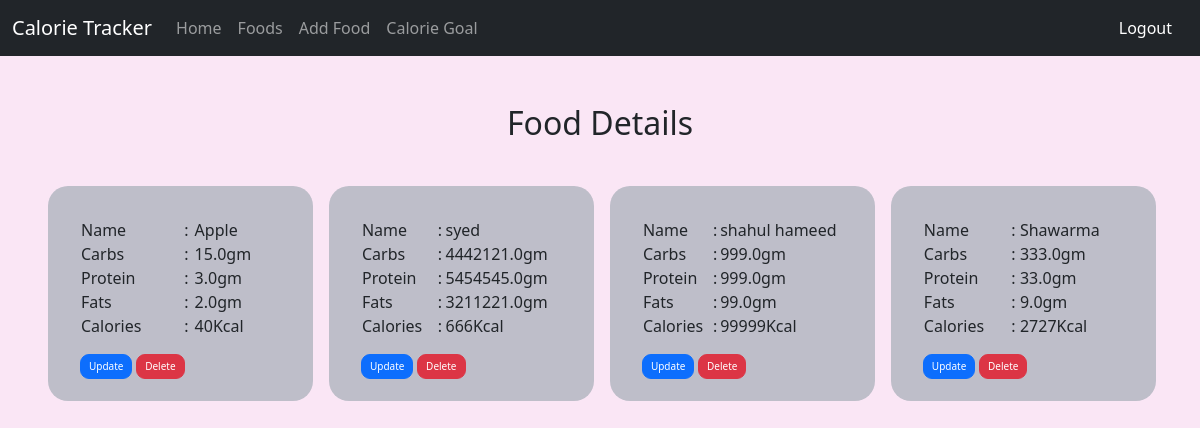
Screenshot of /view_food (signed in) with the database file from the repository.
### myapp/models.py (models this page shows, shortened)
class Food(models.Model):
    user = models.ForeignKey(User, on_delete=models.CASCADE, default=None)
    name = models.CharField(max_length=100)
    carbs = models.FloatField()
    protein = models.FloatField()
    fats = models.FloatField()
    calories = models.IntegerField()

### myapp/views.py (the view)
# urls.py: path('view_food', views.food, name="food"),
def food(request):
    food = Food.objects.all()
    return render(request, 'myapp/food.html', {'food':food})

### myapp/templates/myapp/food.html (shortened to what this page needs)
{% extends 'myapp/base.html' %}
{% block content %}
    <h2 style="text-align:center">Food Details</h2>
    <div class=" d-flex flex-wrap item">
        {% for i in food %}
        {% if user.username == i.user.username %}
        <div class="items">
            <table>
                <tr>
                    <td>Name</td><td>:</td><td> {{i.name}}</td>
                </tr>
                <tr>
                    <td>Carbs</td><td>:</td><td> {{i.carbs}}gm</td>
                </tr>
                <tr>
                    <td>Protein</td><td>:</td><td> {{i.protein}}gm</td>
                </tr>
                <tr>
                    <td>Fats</td><td>:</td><td> {{i.fats}}gm</td>
                </tr>
                <tr>
                    <td>Calories</td><td>:</td><td> {{i.calories}}Kcal</td>
                </tr>
            </table>
            <a href="/edit_food/{{i.id}}"> <input type="submit" class="btn btn-sm btn-primary" value="Update"></a>
            <a href="/delete_food/{{i.id}}"> <input type="submit" class="btn btn-sm btn-danger" value="Delete"></a>
        </div>
        {% endif %}
        {% endfor %}
    </div>
</body>
{% endblock content %}

### myapp/templates/myapp/base.html (shortened to what this page needs)
<html>
<head>
    <link href="https://cdn.jsdelivr.net/npm/bootstrap@5.0.2/dist/css/bootstrap.min.css" rel="stylesheet"
>
</head>
<body>
    <nav class="navbar navbar-expand-lg navbar-dark  bg-dark ">
        <div class="container-fluid">
            <a class="navbar-brand">Calorie Tracker</a>
            <div class="collapse navbar-collapse" id="navbarSupportedContent">
                <ul class="navbar-nav me-auto mb-2 mb-lg-0">
                    <li class="nav-item">
                        <a class="nav-link" href="/index">Home</a>
                    </li>
                    <li class="nav-item">
                        <a class="nav-link" href="/view_food">Foods</a>
                    </li>
                    <li class="nav-item">
                        <a class="nav-link" href="/add_food">Add Food</a>
                    </li>
                    <li class="nav-item">
                        <a class="nav-link" href="/view_calories">Calorie Goal</a>
                    </li>
                </ul>
                <a class="nav-link log" href="/logouts">Logout</a>
            </div>
        </div>
    </nav><br><br>
    {% block content %}{% endblock content %}
</html>

### myapp/templates/myapp/food.html (style rules this page uses)
body { background: #fae6f5; }
.btn { border-radius: 9px; font-size: 10px; }
.item { gap: 1rem; margin-top: 2.7rem; margin-left: 3rem; }
.items { background: #bebec9; padding: 2rem; padding-bottom: 1.4rem; padding-right: 1.4rem; width: 23%; font-size: 14px; border-radius: 20px; }
table { width: 100%; margin-bottom: 1rem; }

### myapp/templates/myapp/base.html (style rules this page uses)
.log { color: white; }

### rows the page displays
Food: name "Apple", carbs "15.0", protein "3.0", fats "2.0", calories "40"
Food: name "syed", carbs "4442121.0", protein "5454545.0", fats "3211221.0", calories "666"
Food: name "shahul hameed", carbs "999.0", protein "999.0", fats "99.0", calories "99999"
Food: name "Shawarma", carbs "333.0", protein "33.0", fats "9.0", calories "2727"
